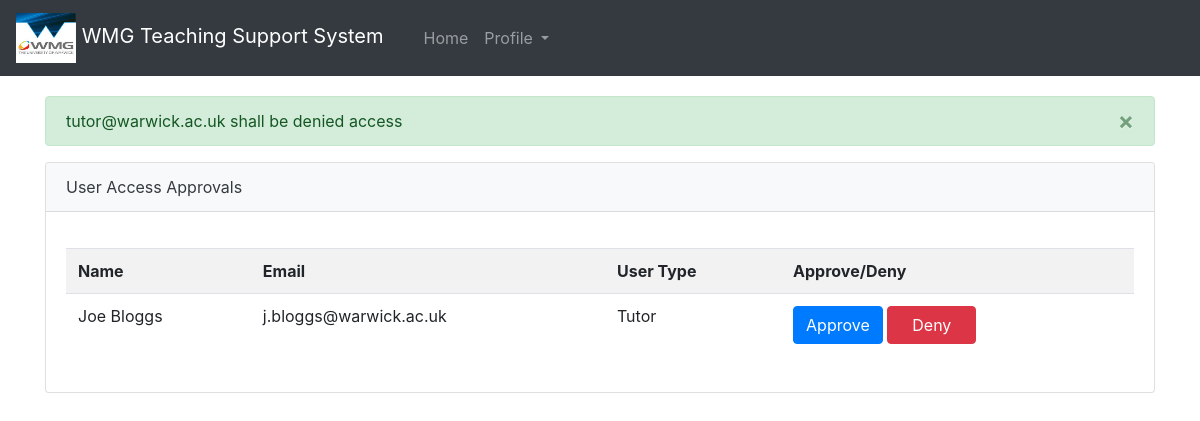
/approvals/deny/tutor@warwick.ac.uk/, run on the app's committed database.
### app/models.py (models this page shows)
class PendingUser(db.Model, UserMixin):
    id = db.Column(db.Integer, primary_key = True)
    email = db.Column(db.String(100), unique = True, nullable = False)
    password = db.Column(db.String(80), nullable = False)
    fName = db.Column(db.String(20), nullable = False)
    sName = db.Column(db.String(30), nullable = False)
    userType = db.Column(db.String(20), nullable = False)

### app/admin_views.py (the view)
@admin.route('/approvals/deny/<email>/')
def denyUser(email):
    users = userAccess.getPendingUserDetails()
    userAccess.denyUser(email)
    flash(email + ' shall be denied access')
    return render_template('auth/approve_user.html', title='User Access Approvals', users=users)

### app/api/dbUserAccess.py (called while the page is built)
    def getPendingUserDetails():
        users = PendingUser.query.all()
        return users

    def denyUser(email):
        users = userAccess.getPendingUserDetails()
        for user in users:
            if user.email == email:
                db.session.delete(user)
                db.session.commit()

### app/templates/auth/approve_user.html (shortened to what this page needs)
{% extends "auth/auth_base.html" %}
{% block homeLink %}
<a class="nav-link" href="{{ url_for('base.home') }}">Home</a>
{% endblock %}
{% block body %}
{% with messages = get_flashed_messages() %}
{% if messages %}
<div style="padding-top: 5rem;">
<div class="container">
	{% for message in messages %}
	<div class="alert alert-success alert-dismissible" role="alert">
	<button type="button" class="close" data-dismiss="alert" aria-label="Close"><span aria-hidden="true">×</span></button>
	{{message}}
	</div>
	{% endfor %}
</div>
{% endif %}
{% endwith %}
<section class="container">
	<div class="card">
		<div class="card-header text-dark bg-light mb-3">{{ title }}</div>
		<div class="card-body">
			<table class="table table-striped" id="userApprovalTable">
				<tr>
					<th>Name</th>
					<th>Email</th>
					<th>User Type</th>
					<th>Approve/Deny</th>
				</tr>
				{% for user in users %}
				<tr>
					<td>{{ user.fName }} {{ user.sName }}</td>
					<td>{{ user.email }}</td>
					<td>{{ user.userType }}</td>
					<td>
						<a class="btn btn-primary" href="/approvals/approve/{{ user.email }}" role="button">Approve</a>
						<a class="btn btn-danger" style="padding-left: 1.5rem; padding-right: 1.5rem;" href="/approvals/deny/{{ user.email }}" role="button">Deny</a>
					</td>
				</tr>
				{% endfor %}
			</table>
		</div>
	</div>
</section>
</div>
{% endblock %}

### data on the page
PendingUser: fName "Joe", sName "Bloggs", email "j.bloggs@warwick.ac.uk", userType "Tutor"

### other printed values
{{ message }} "tutor@warwick.ac.uk shall be denied access"
{{ title }} "User Access Approvals"
